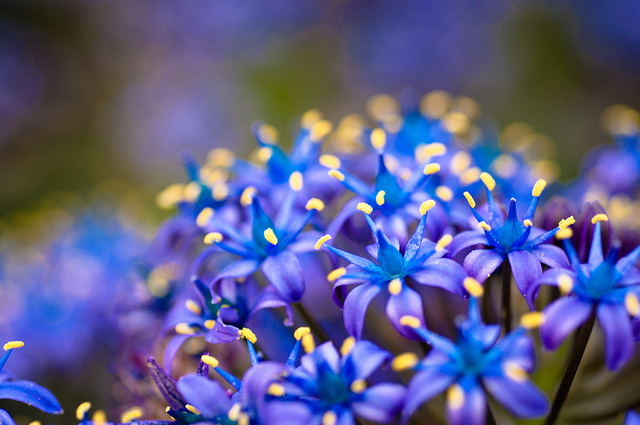
#> input picture clean_1.png, 640 x 425 px, found by its file name
$ python sobel.py
#> lines starting #> are read from the running program, lines starting #| are printed output that depends on the picture

import numpy as np
import cv2
import string
import secrets

def data2binary(data):
    if type(data) == str:
        p = ''.join([format(ord(i), '08b')for i in data])
    elif type(data) == bytes or type(data) == np.ndarray:
        p = [format(i, '08b')for i in data]

    return p

def sobelOperator(img):
    container = np.copy(img)
    size = container.shape
    for i in range(1, size[0] - 1):
        for j in range(1, size[1] - 1):
            gx = (img[i - 1][j - 1] + 2*img[i][j - 1] + img[i + 1][j - 1]) - (img[i - 1][j + 1] + 2*img[i][j + 1] + img[i + 1][j + 1])
            gy = (img[i - 1][j - 1] + 2*img[i - 1][j] + img[i - 1][j + 1]) - (img[i + 1][j - 1] + 2*img[i + 1][j] + img[i + 1][j + 1])
            container[i][j] = min(255, np.sqrt(gx**2 + gy**2))
    return container
    pass

def calculate_template_space(temp_side_length):
        return int(temp_side_length/2)

def dilation(image, template_side_length, template):
    new_image = np.zeros(image.shape, image.dtype)
    # Coordinates are provided as (y,x), where the origin is at the top left of the image
    # So always remember that (-) is used instead of (+) to iterate
    template_space = calculate_template_space(template_side_length)
    half_template = int((template_side_length - 1) / 2)

    for x in range(template_space, new_image.shape[1] - template_space):
        for y in range(template_space, new_image.shape[0] - template_space):
            maximum = 0
            for c in range(0, template_side_length):
                for d in range(0, template_side_length):
                    a = x - half_template - 1 + c
                    b = y - half_template - 1 + d
                    sub = image[b, a] - template[d, c]
                    if sub > maximum:
                        if sub > 0:
                            maximum = sub
            new_image[y, x] = int(maximum)
    return new_image

# [4 lines of commented-out code are left out]


img_sobel = cv2.cvtColor(cv2.imread("clean_1.png"), cv2.COLOR_RGB2GRAY)
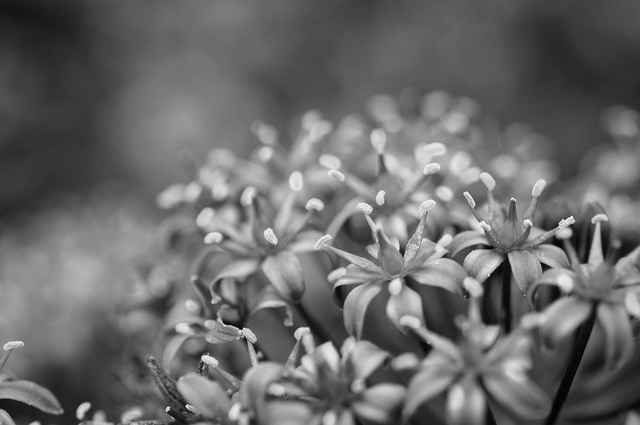
#> img_sobel: shape (425, 640); min 0, max 254, mean 106.1
img_sobel = sobelOperator(img_sobel)
#> after the loop in sobelOperator, `for i in range(1, size[0] - 1):`:
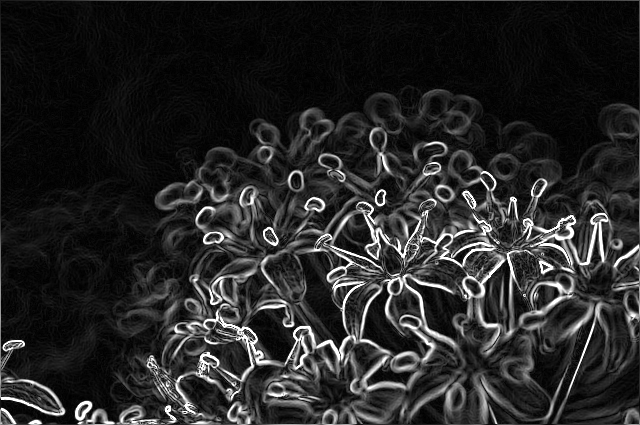
#> container: shape (425, 640); min 0, max 255, mean 38.6
cv2.imwrite("sobel_1.png", img_sobel)

# [6 lines of commented-out code are left out]
filter_size = 1
temp = np.zeros(img_sobel.shape, img_sobel.dtype)
new_img = dilation(img_sobel, filter_size, temp)
#> after the loop in dilation, `for x in range(template_space, new_image.shape[1] - template_space):`:
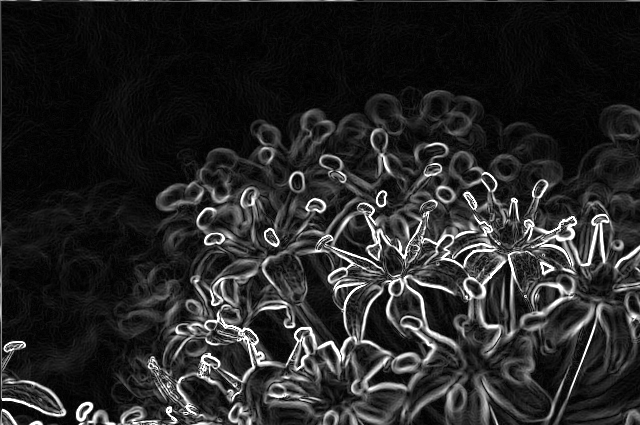
#> new_image: shape (425, 640); min 0, max 255, mean 38.6
cv2.imwrite("dilation_1" + str(filter_size) + "_.png", new_img)

image_data = np.asarray(new_img)

# for i in range(len(image_data)):
#     for j in range(len(image_data[0])):
#         print(image_data[i][j])


print(image_data[0][0])
#| 136
print(image_data[0][1])
#| 150
print(image_data[0][2])
#| 130

$ run again, with clean_12.png copied over clean_1.png
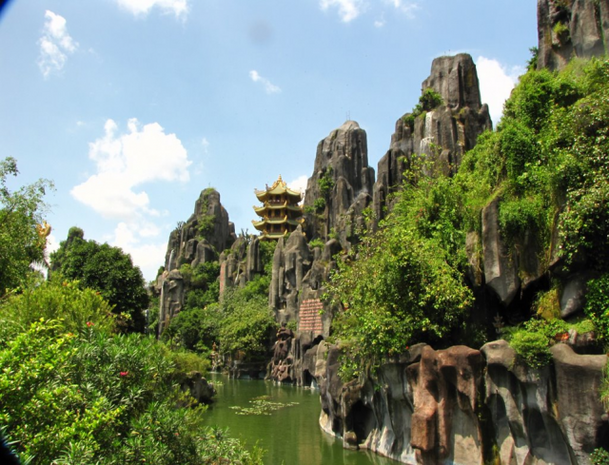
#> input picture clean_12.png, 609 x 465 px, found by its file name
#> after the loop in sobelOperator, `for i in range(1, size[0] - 1):`:
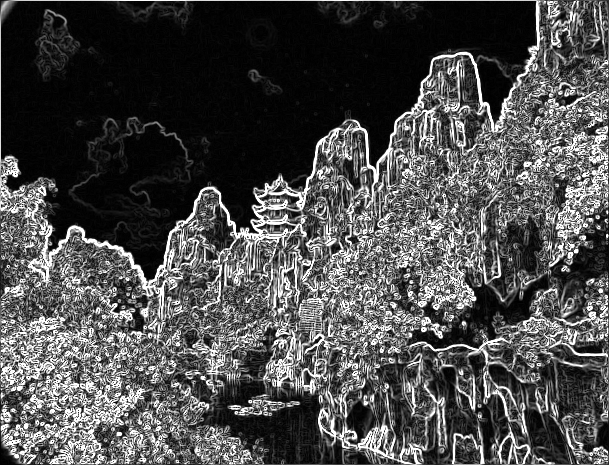
#> container: shape (465, 609); min 0, max 255, mean 76.7
#> after the loop in dilation, `for x in range(template_space, new_image.shape[1] - template_space):`:
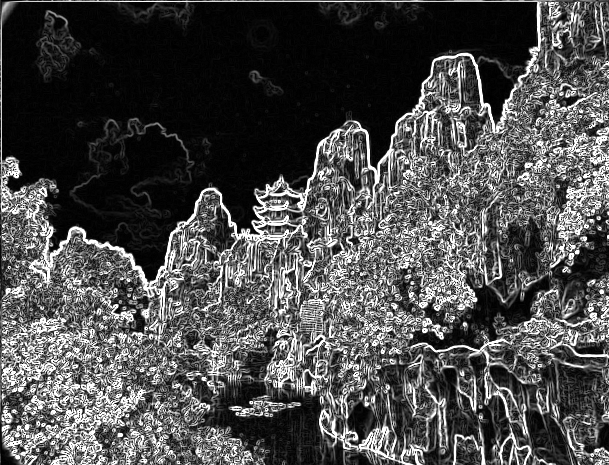
#> new_image: shape (465, 609); min 0, max 255, mean 76.7
#| 44
#| 1
#| 1
